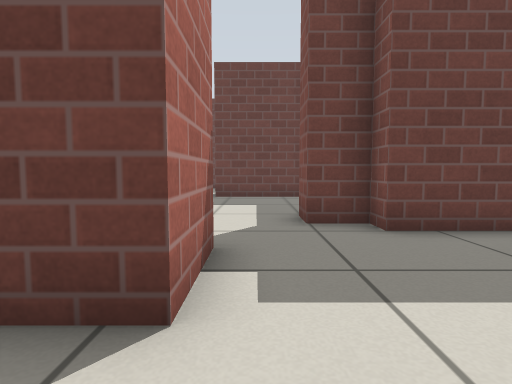
[1] (above)

20 first-person views from a walk through a Gazebo world. The camera is 0.5 m above the floor, tilts 4° down and sees 80° across. The lines on the ground mark 1 m squares. The floor is counted in squares, 0.5 m on a side. Each view is taken from the middle of a square. On the plan, view 1 faces up. The plan holds only what a view shows up to about 12 squares ahead; the rest is blank. Gazebo's built-in surfaces are drawn with simple patterns.

[2]
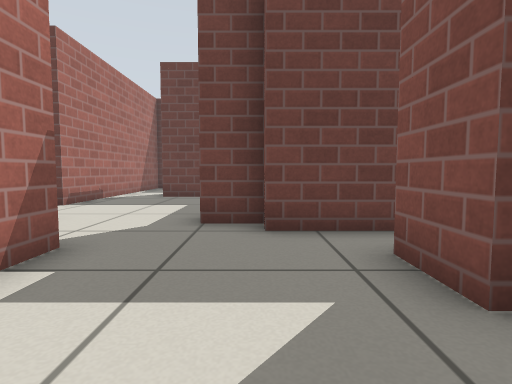

[3]
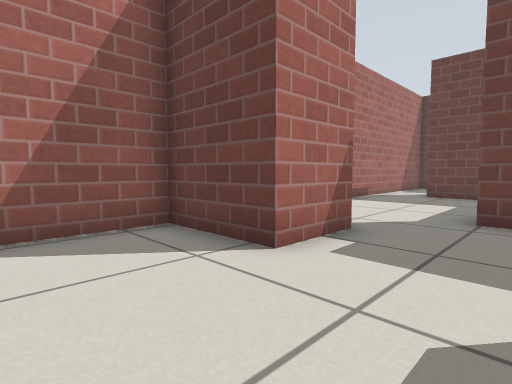

[4]
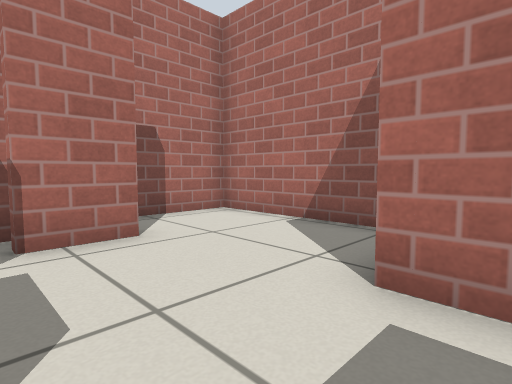

[5]
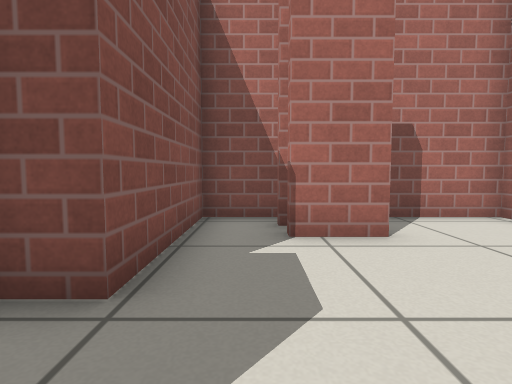

[6]
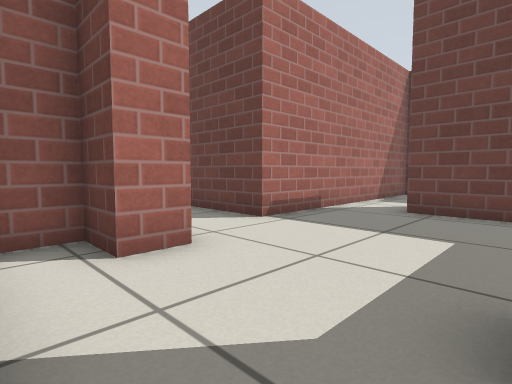

[7]
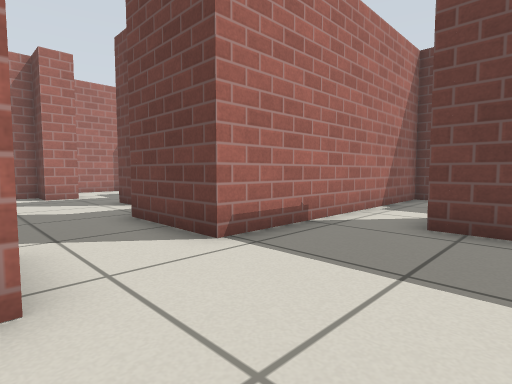

[8]
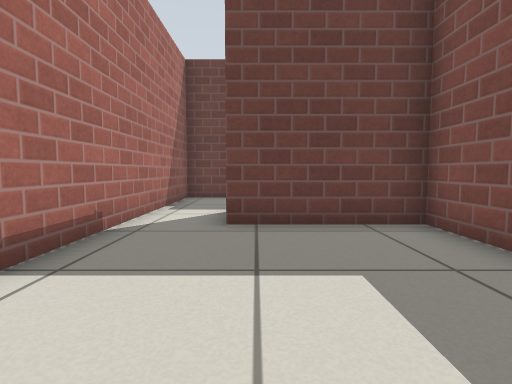

[9]
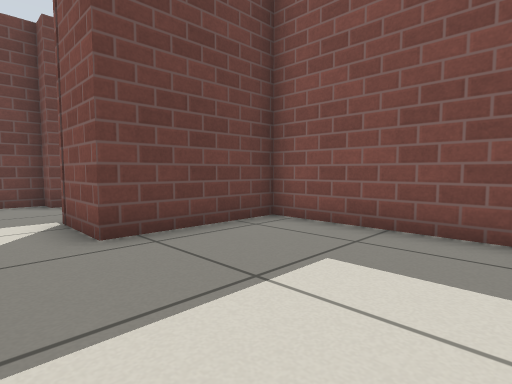

[10]
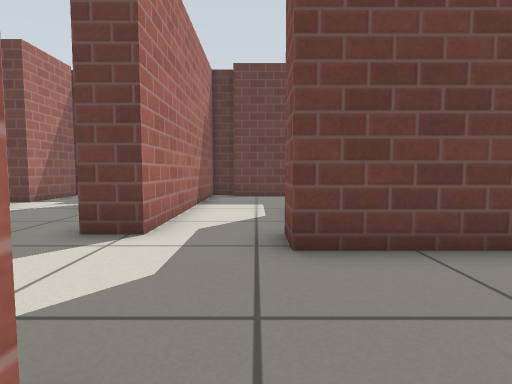

[11]
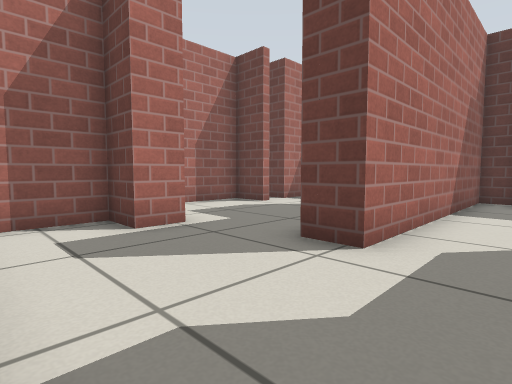

[12]
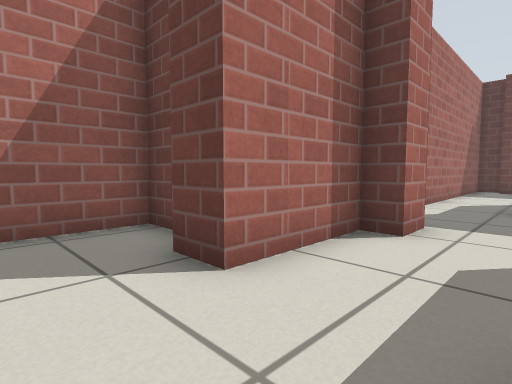

[13]
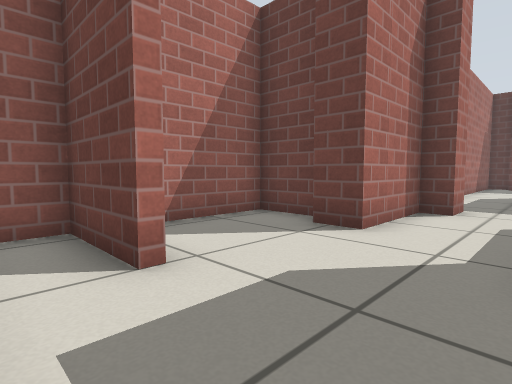

[14]
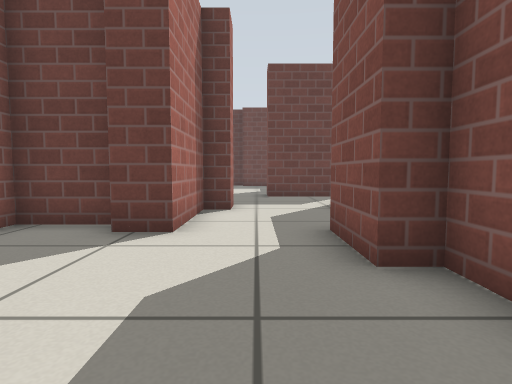

[15]
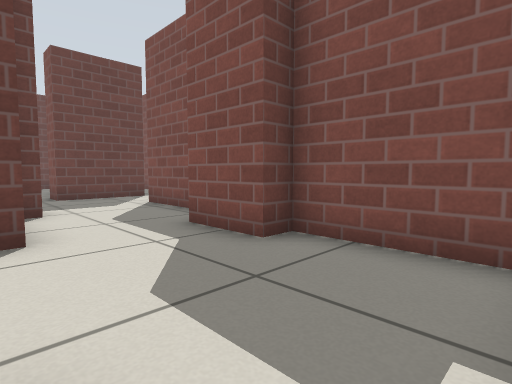

[16]
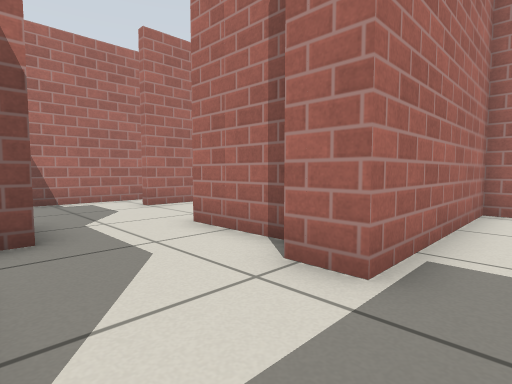

[17]
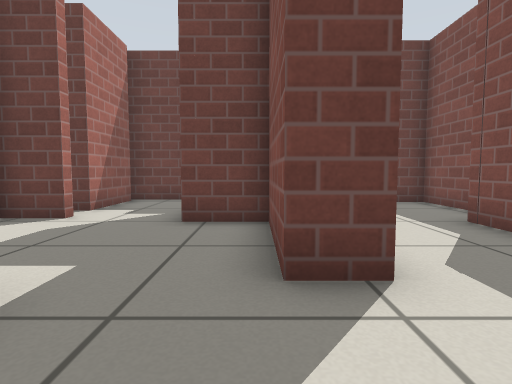

[18]
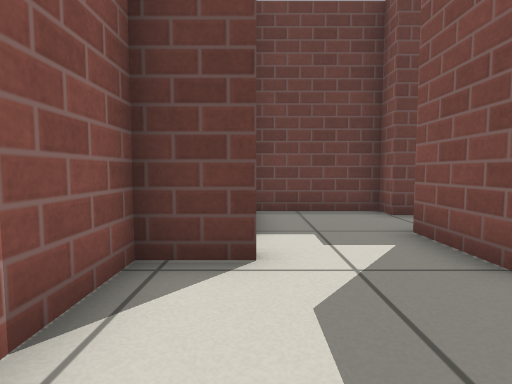

[19]
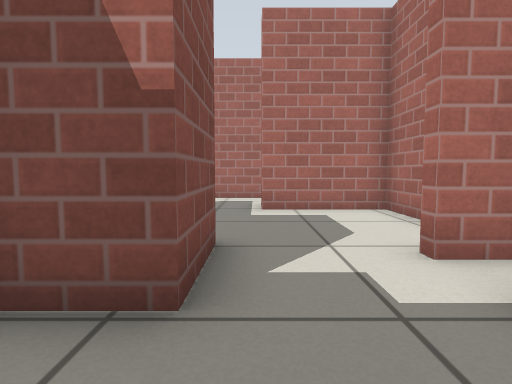

[20]
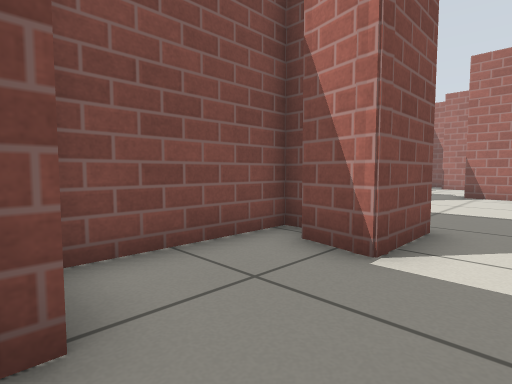

### Floor plan
Points are (right, up) in squares from view 1. A wall is a line through its corners. A room is listed if a view was taken in it or the views show most of it. See-through windows are left out.
Room 1 (views 1, 2, 3, 4, 5)
walls: (0, -1.5) (1.5, -1.5); (3.7, 2) (3.7, 3.6); (1.5, -3.5) (3.1, -3.5) (3.1, 0.7) (4, 0.7); (-0.5, 3.9) (-0.5, 1.9) (-3.2, 1.9) (-3.2, -3.5) (-0.7, -3.5)
ways out: opening at (1.5, 2.5) to room 2; gap at (1, -3)
Room 2 (view 6)
walls: (-1.9, 3.9) (-0.5, 3.9); (4.4, 5) (2.2, 5) (2.2, 5.7) (1, 5.7); (-2.5, 5.3) (-3.7, 5.3) (-3.7, 4.4)
ways out: opening at (1.5, 2.5) to room 1; opening at (-1, 6) to room 3
Room 3 (views 7, 8, 9)
walls: (-2.5, 6.4) (-2.5, 5.3); (-3.5, 11.4) (-3.5, 8.7); (2.2, 7.4) (2.2, 11.6) (-1.6, 11.6); (1, 5.7) (1, 6.7)
ways out: opening at (-1, 6) to room 2; opening at (-4, 7.5) to room 4; opening at (-2.5, 12.5) to room 8
Room 4 (views 10, 11, 12, 16)
walls: (-7.7, 5.8) (-7.7, 4.8) (-8.3, 4.8) (-8.3, 1.9) (-9.4, 1.9); (-4.6, 3.9) (-4.6, 6.4); (-9.6, 2.6) (-11.4, 2.6) (-11.4, -0.1); (-3.5, 8.7) (-6.5, 8.7) (-6.5, 9.7); (-5.7, 11.9) (-5.7, 13); (-5, -1.6) (-5, 0.1) (-5.7, 0.1) (-5.7, 2.1) (-5.4, 2.1); (-10.6, -1.5) (-8.9, -1.5); (-4.6, 14.6) (-4.6, 16.7) (-7.9, 16.7); (-7.9, 17.5) (-8.7, 17.5) (-8.7, 9.7)
ways out: opening at (-4, 7.5) to room 3; opening at (-7, -2) to room 5; opening at (-9, 8) to room 6
Room 5 (views 13, 14, 15)
walls: (-8.9, -1.7) (-11.4, -1.7); (-9.7, -3.3) (-6.5, -3.3); (-5, -2.8) (-5, -1.6)
ways out: opening at (-7, -2) to room 4
Room 6 (views 17, 18)
walls: (-8.7, 9.7) (-9.7, 9.7) (-9.7, 12.9) (-11.4, 12.9); (-14, 13.3) (-15.3, 13.3) (-15.3, 9.2) (-12.1, 9.2) (-12.1, 8.2) (-13.3, 8.2) (-13.3, 5.8) (-7.7, 5.8)
ways out: opening at (-9, 8) to room 4; opening at (-12.5, 13)
Room 7 (view 19)
walls: (-11.4, 14.9) (-10.1, 14.9); (-10.4, 16.7) (-10.9, 16.7) (-10.9, 17.5) (-14.4, 17.5); (-14, 17.1) (-14, 15.5)
ways out: opening at (-12.5, 15)
Room 8 (view 20)
walls: (-1.2, 16.5) (-1.2, 17.3) (-3.5, 17.3) (-3.5, 11.4); (0.1, 12.7) (0.5, 12.7) (0.5, 16.2); (-1.6, 11.6) (-1.6, 13.6) (-0.2, 13.3)
ways out: opening at (-2.5, 12.5) to room 3

Positions as (right, up) in squares from view 1, and headings:
1: (0, 0), facing up
2: (2, 0), facing up
3: (2, -1), facing up-left
4: (2, 3), facing down-left
5: (2, 3), facing down
6: (1, 4), facing up-left
7: (0, 6), facing up-left
8: (-1, 6), facing up
9: (-3, 7), facing up-right
10: (-7, 5), facing up
11: (-7, 6), facing up-left
12: (-6, 0), facing up-left
13: (-6, -3), facing up-left
14: (-7, -3), facing up
15: (-9, -3), facing up-right
16: (-5, 7), facing down-left
17: (-10, 7), facing up
18: (-14, 10), facing up
19: (-12, 17), facing down
20: (-3, 17), facing down-right
